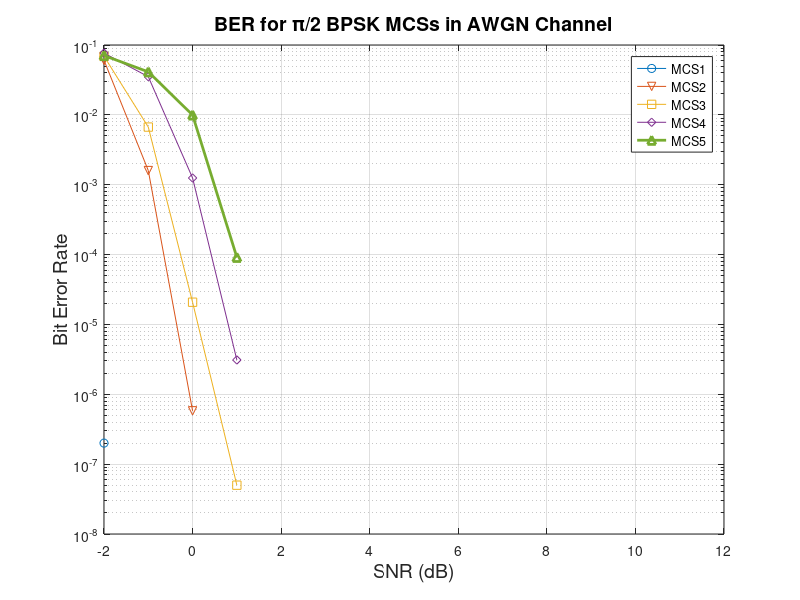

MATLAB code to generate this figure: (Note: this script raises an error after producing the figure.)
% script to plot ber curves from wls
ber1 = importdata('ber1.mat')
ber2 = importdata('ber2.mat')
ber3 = importdata('ber3.mat')
ber4 = importdata('ber4.mat')
ber5 = importdata('ber5.mat')
snr = -2:1:12; % SNR values for BER curve
ber3(4) = .05e-6;
figure(1);
semilogy(snr,ber1,'-o',snr,ber2,'-v',snr,ber3,'-s',...
         snr,ber4,'-d', snr, ber5, '-^', 'LineWidth', 2);
title('BER for \pi/2 BPSK MCSs in AWGN Channel', 'FontSize', 14); grid on;
xlabel('SNR (dB)', 'FontSize', 14); 
ylabel('Bit Error Rate', 'FontSize', 14);
legend("MCS1", "MCS2", "MCS3", "MCS4", "MCS5", "location", "best")
ax = gca
ax.LineWidth = 1.75
%%
ber6 = importdata('ber6.mat')
ber7 = importdata('ber7.mat')
ber8 = importdata('ber8.mat')
ber9 = importdata('ber9.mat')
snr = -2:1:12; % SNR values for BER curve
ber7(5) = .1e-6
figure(2);
semilogy(snr,ber6,'-o',snr,ber7,'-v',snr,ber8,'-s',...
         snr,ber9,'-d', 'LineWidth', 2);
title('BER for \pi/2 QPSK MCSs in AWGN Channel', 'FontSize', 14); grid on;
xlabel('SNR (dB)','FontSize', 14);
ylabel('Bit Error Rate','FontSize', 14);
legend("MCS6", "MCS7", "MCS8", "MCS9", "location", "best")
ax = gca
ax.LineWidth = 1.75